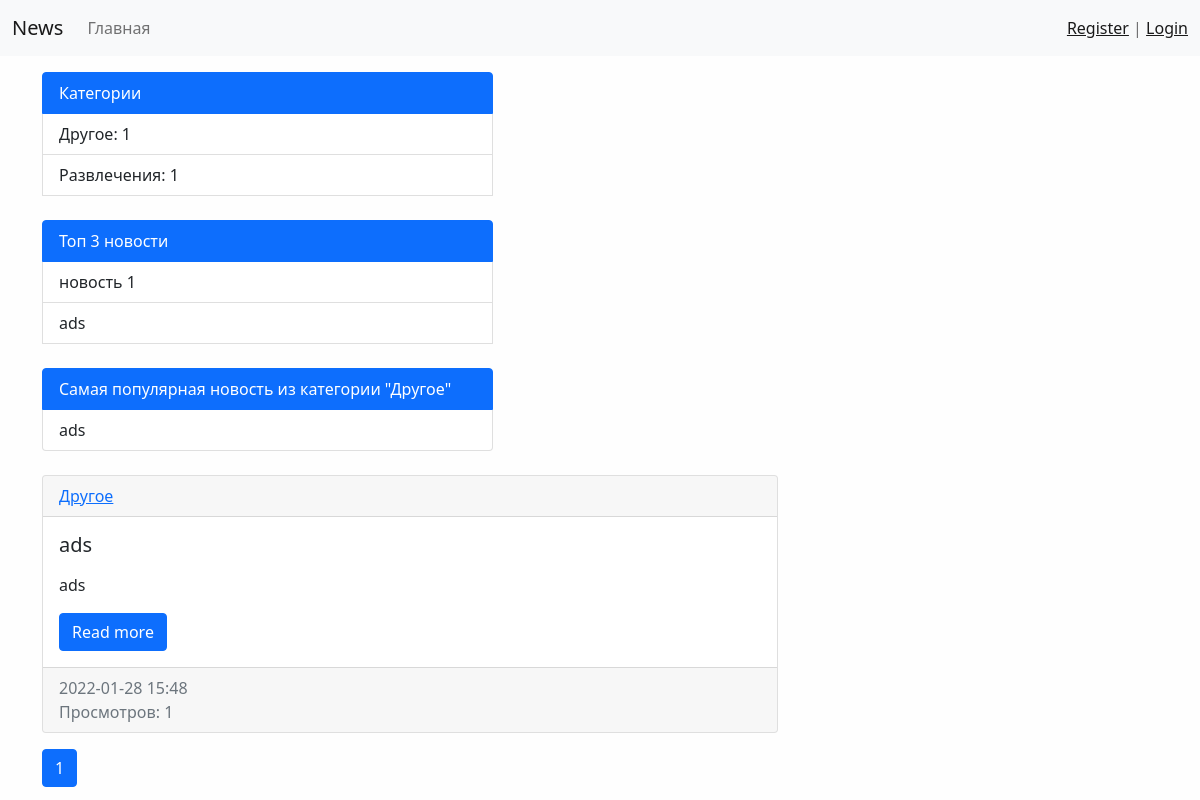
Page /category/2 on the committed database.
### news/models.py (models this page shows)
class Category(models.Model):
    title = models.CharField(max_length=150, db_index=True, verbose_name='Наименование категории')
    def __str__(self):
        return self.title
    def get_absolute_url(self):
        return reverse('category', kwargs={"category_id": self.pk})
    class Meta:
        verbose_name = 'Категория'
        verbose_name_plural = 'Категории'
        ordering = ['-title']

class News(models.Model):
    title = models.CharField(max_length=150, verbose_name='Название')
    content = models.TextField(blank=True, verbose_name='Содержание')
    created_at = models.DateTimeField(auto_now_add=True, verbose_name='Дата создания')
    updated_at = models.DateTimeField(auto_now=True, verbose_name='Дата редактирования')
    photo = models.ImageField(upload_to='photos/%Y/%m/%d/', verbose_name='Фото', blank=True)
    is_published = models.BooleanField(default=False, verbose_name='Опубликовано')
    category = models.ForeignKey('Category', on_delete=models.PROTECT, verbose_name='Категория')
    views = models.IntegerField(default=0)
    def get_absolute_url(self):
        return reverse('view-news', kwargs={"pk": self.pk})
    def __str__(self):
        return f'{self.title}'
    class Meta:
        verbose_name = 'Новость'
        verbose_name_plural = 'Новости'
        ordering = ['-created_at']

### news/views.py (the view)
# urls.py: path('category/<int:category_id>', views.NewsByCategory.as_view(extra_context={'title': 'Страница'}),
class NewsByCategory(ListView):
    model = News
    template_name = 'news/category_news_list.html'
    context_object_name = 'news'
    allow_empty = False
    paginate_by = 4
    def get_context_data(self, *, object_list=None, **kwargs):
        context = super().get_context_data(**kwargs)
        context['title'] = Category.objects.get(pk=self.kwargs["category_id"])
        context['popular_news'] = News.objects.filter(category__title=context['title']).order_by('-views').first()
        return context
    def get_queryset(self):
        return News.objects.filter(category_id=self.kwargs["category_id"], is_published=True)

### news/templatetags/news_tags.py (called while the page is built)
@register.simple_tag(name='get_list_categories')
def get_categories():
    categories = Category.objects.filter(news__is_published=True).annotate(cnt=Count('news')).order_by('-cnt')
    return categories

@register.simple_tag(name='get_list_popular_news')
def get_popular_news():
    popular_news = News.objects.order_by('-views')
    return popular_news[:3]

### news/templates/news/category_news_list.html (shortened to what this page needs)
{% extends 'news/base.html' %}
{% load news_tags %}
{% block sidebar %}
    {% include 'includes/_sidebar.html' %}
    <div class="list-group">
        <div class="list-group-item list-group-item-action active">Топ 3 новости</div>
        {% get_list_popular_news as news %}
        {% for item in news %}
            <a href="{{ item.get_absolute_url }}" class="list-group-item list-group-item-action">{{ item.title }}</a>
        {% endfor %}
        <br>
        <div class="list-group">
            <div class="list-group-item list-group-item-action active">Самая популярная новость из категории "{{ title }}"</div>
            <a href="{{ popular_news.get_absolute_url }}"
               class="list-group-item list-group-item-action">{{ popular_news }}</a>
        </div>
        <br>
    </div>
{% endblock %}
{% block content %}
    {% for item in news %}
        <div class="card mb-3 ">
            <div class="card-header">
                <a href="{{ item.category.get_absolute_url }}">{{ item.category }}</a>
            </div>
            <div class="card-body">
                <div class="media">
                    <div class="media-body">
                        <h5 class="card-title">{{ item.title }}</h5>
                        <p class="card-text">{{ item.content|safe|linebreaks|truncatewords:100 }}</p>
                        <a href="{{ item.get_absolute_url }}" class="btn btn-primary">Read more</a>
                    </div>
                </div>
            </div>
            <div class="card-footer text-muted">
                {{ item.created_at|date:"Y-m-d H:i" }}<br>Просмотров: {{ item.views }}
            </div>
        </div>
    {% endfor %}
{% endblock %}

### news/templates/includes/_sidebar.html
{% load news_tags %}
<div class="list-group">
    <div class="list-group-item list-group-item-action active">Категории</div>
    {% get_list_categories as categories %}
    {% for category in categories%}
            <a href="{{ category.get_absolute_url }}" class="list-group-item list-group-item-action">{{ category.title }}: {{ category.cnt}}</a>
    {% endfor %}
    <br>
</div>

### news/static/css/style.css (style rules this page uses)
body { background: #fefefe; }

### rows in the picture
Category: title "Другое", cnt "1"
Category: title "Развлечения", cnt "1"
News: title "новость 1"
News: title "ads", category "Другое", content "ads", created_at "2022-01-28 15:48", views "1"

### other values in the picture
{{ p }} "1"
